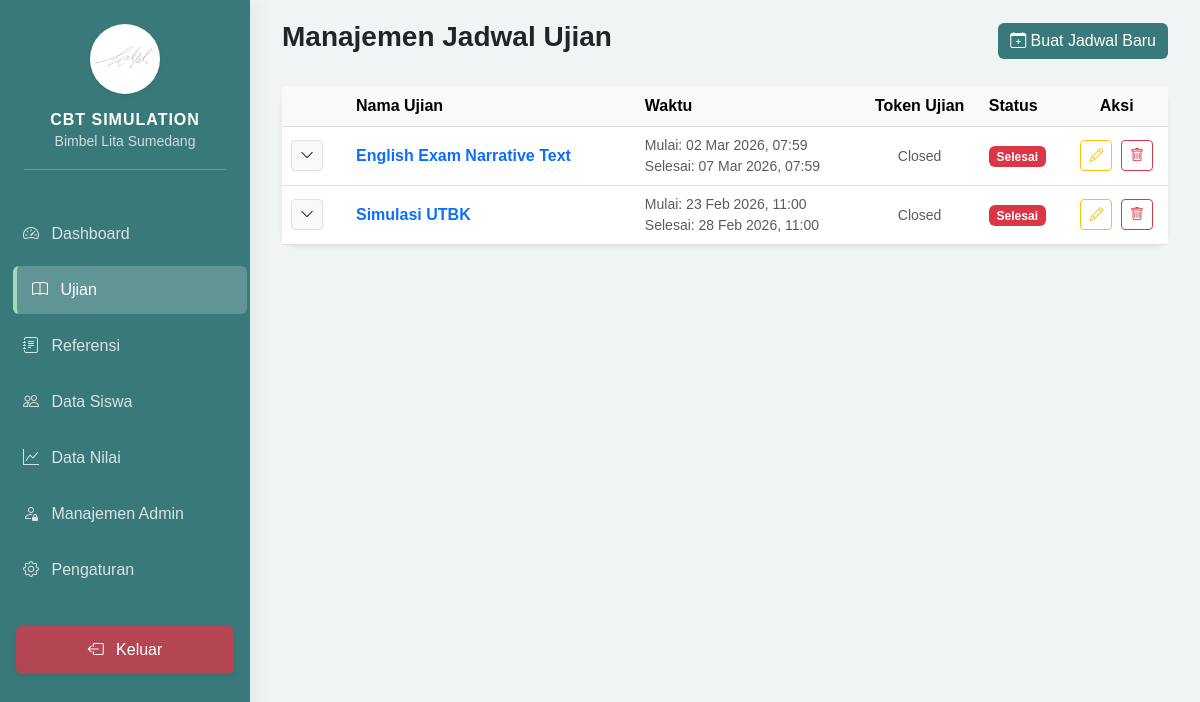
The page /admin/dashboard.php?page=exams (signed in) on the database as committed earlier.
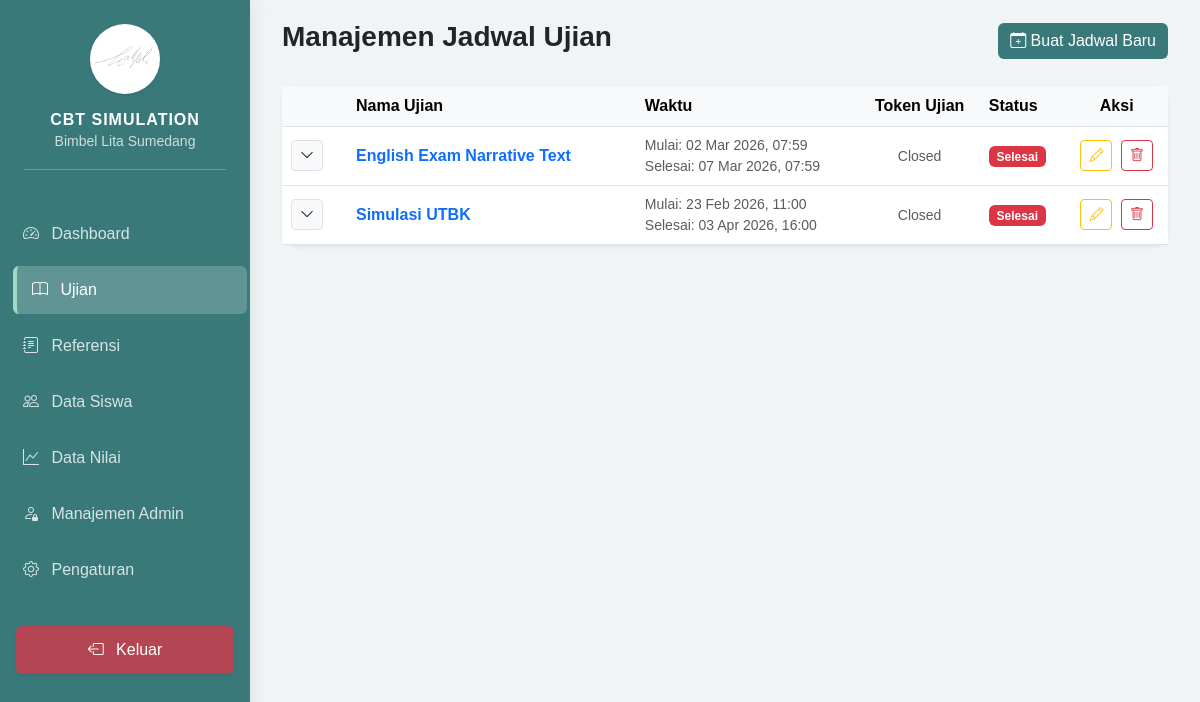
The same page on the database as committed later.
### tables this page shows
CREATE TABLE `exams` (
  `id` int NOT NULL,
  `exam_name` varchar(255) NOT NULL,
  `start_date` datetime NOT NULL,
  `end_date` datetime NOT NULL,
  `is_active` tinyint(1) DEFAULT '1',
  `created_at` timestamp NULL DEFAULT CURRENT_TIMESTAMP
);

### admin/modules/exams/index.php (the view, shortened to what this page needs)
<?php
require_once '../config/database.php';
$stmt = $pdo->query("SELECT * FROM exams ORDER BY start_date DESC");
$exams = $stmt->fetchAll();
?>
<div class="d-flex justify-content-between align-items-center mb-4">
    <h3 class="fw-bold">Manajemen Jadwal Ujian</h3>
    <button class="btn btn-primary" data-bs-toggle="modal" data-bs-target="#addExamModal">
        <i class="bi bi-calendar-plus"></i> Buat Jadwal Baru
    </button>
</div>
<div class="card border-0 shadow-sm">
    <div class="card-body p-0">
        <div class="table-responsive">
            <table class="table table-hover mb-0 align-middle">
                <thead class="table-light">
                    <tr>
                        <th width="50px"></th>
                        <th class="px-4">Nama Ujian</th>
                        <th>Waktu</th>
                        <th class="text-center">Token Ujian</th> <th>Status</th>
                        <th class="text-center">Aksi</th>
                    </tr>
                </thead>
                <tbody>
                    <?php foreach ($exams as $e): ?>
                    <?php
                        $now = date('Y-m-d H:i:s');
                        $is_started = ($now >= $e['start_date'] && $now <= $e['end_date']);
                        $is_finished = ($now > $e['end_date']);
                    ?>
                    <tr>
                        <td class="text-center">
                            <button class="btn btn-sm btn-light border" type="button" data-bs-toggle="collapse" data-bs-target="#subject-<?= $e['id'] ?>">
                                <i class="bi bi-chevron-down"></i>
                            </button>
                        </td>
                        <td class="px-4 fw-bold text-primary"><?= htmlspecialchars($e['exam_name']) ?></td>
                        <td>
                            <small class="d-block text-muted">Mulai: <?= date('d M Y, H:i', strtotime($e['start_date'])) ?></small>
                            <small class="d-block text-muted">Selesai: <?= date('d M Y, H:i', strtotime($e['end_date'])) ?></small>
                        </td>
                        <td class="text-center">
                            <?php if ($is_started): ?>
                                <div id="token-box-<?= $e['id'] ?>">
                                    <button class="btn btn-sm btn-outline-primary" onclick="initToken(<?= $e['id'] ?>)">
                                        <i class="bi bi-key"></i> Release Token
                                    </button>
                                </div>
                            <?php elseif ($is_finished): ?>
                                <span class="text-muted small">Closed</span>
                            <?php else: ?>
                                <span class="text-muted small">Belum Mulai</span>
                            <?php endif; ?>
                        </td>
                        <td>
                            <?php
                            if ($now < $e['start_date']) echo '<span class="badge bg-warning">Belum Mulai</span>';
                            elseif ($now > $e['end_date']) echo '<span class="badge bg-danger">Selesai</span>';
                            else echo '<span class="badge bg-success">Berlangsung</span>';
                            ?>
                        </td>
                        <td class="text-center">
                            <button class="btn btn-sm btn-outline-warning me-1" data-bs-toggle="modal" data-bs-target="#editExamModal<?= $e['id'] ?>">
                                <i class="bi bi-pencil"></i>
                            </button>
                            <a href="modules/exams/process.php?action=delete&id=<?= $e['id'] ?>"
                               class="btn btn-sm btn-outline-danger"
                               onclick="return confirm('Menghapus Exam akan menghapus semua Subject di dalamnya. Lanjutkan?')">
                                <i class="bi bi-trash"></i>
                            </a>
                        </td>
                    </tr>
                    <?php endforeach; ?>
                </tbody>
            </table>
        </div>
    </div>
</div>

### includes/header.php (shortened to what this page needs)
<?php
try {
    $stmt = $pdo->query("SELECT setting_key, setting_value FROM settings");
    $app_settings = [];
    while ($row = $stmt->fetch()) {
        $app_settings[$row['setting_key']] = $row['setting_value'];
    }
} catch (PDOException $e) {
    $app_settings = [];
}
$site_app_name = $app_settings['app_name'] ?? 'CBT Simulation';
$site_bimbel_name = $app_settings['bimbel_name'] ?? 'Bimbel Lita Sumedang';
$site_bimbel_logo = $app_settings['bimbel_logo'] ?? 'logo-bimbel.png';
?>
<!DOCTYPE html>
<html lang="id">
<head>
    <link href="https://cdn.jsdelivr.net/npm/bootstrap@5.3.0/dist/css/bootstrap.min.css" rel="stylesheet">
    <link rel="stylesheet" href="https://cdn.jsdelivr.net/npm/bootstrap-icons@1.11.0/font/bootstrap-icons.css">
</head>
<body>
<div class="sidebar" id="sidebar">
    <div class="p-4 text-center">
        <?php
        $site_logo_path = '../assets/img/' . $site_bimbel_logo;
        $site_logo_version = (file_exists($site_logo_path) && is_file($site_logo_path)) ? '?v=' . filemtime($site_logo_path) : '';
        ?>
        <img src="../assets/img/<?= htmlspecialchars($site_bimbel_logo) . $site_logo_version ?>" alt="Logo" class="rounded-circle bg-white p-1 mb-3 shadow-sm" style="width: 70px; height: 70px; object-fit: contain;">
        <h6 class="fw-bold mb-0" style="letter-spacing: 1px;"><?= strtoupper($site_app_name) ?></h6>
        <small class="opacity-75"><?= $site_bimbel_name ?></small>
        <hr class="bg-white opacity-25 mt-3">
    </div>
    <ul class="nav flex-column px-2">
        <li class="nav-item">
            <a href="dashboard.php" class="nav-link mb-2 rounded <?= !isset($_GET['page']) ? 'active' : '' ?>">
                <i class="bi bi-speedometer2 me-2"></i> Dashboard
            </a>
        </li>
        <li class="nav-item">
            <a href="dashboard.php?page=exams" class="nav-link mb-2 rounded <?= ($_GET['page'] ?? '') == 'exams' ? 'active' : '' ?>">
                <i class="bi bi-book me-2"></i> Ujian
            </a>
        </li>
        <li class="nav-item">
            <a href="dashboard.php?page=references" class="nav-link mb-2 rounded <?= ($_GET['page'] ?? '') == 'references' ? 'active' : '' ?>">
                <i class="bi bi-journal-text me-2"></i> Referensi
            </a>
        </li>
        <li class="nav-item">
            <a href="dashboard.php?page=students" class="nav-link mb-2 rounded <?= ($_GET['page'] ?? '') == 'students' ? 'active' : '' ?>">
                <i class="bi bi-people me-2"></i> Data Siswa
            </a>
        </li>
        <li class="nav-item">
            <a href="dashboard.php?page=scores" class="nav-link mb-2 rounded <?= ($_GET['page'] ?? '') == 'scores' ? 'active' : '' ?>">
                <i class="bi bi-graph-up me-2"></i> Data Nilai
            </a>
        </li>
        <li class="nav-item">
            <a href="dashboard.php?page=admins" class="nav-link mb-2 rounded <?= ($_GET['page'] ?? '') == 'admins' ? 'active' : '' ?>">
                <i class="bi bi-person-lock me-2"></i> Manajemen Admin
            </a>
        </li>
        <li class="nav-item">
            <a href="dashboard.php?page=settings" class="nav-link mb-2 rounded <?= ($_GET['page'] ?? '') == 'settings' ? 'active' : '' ?>">
                <i class="bi bi-gear me-2"></i> Pengaturan
            </a>
        </li>
        <li class="nav-item mt-4">
            <a href="../logout.php" class="nav-link mb-2 rounded text-white bg-danger bg-opacity-75 mx-2 text-center shadow-sm">
                <i class="bi bi-box-arrow-left me-2"></i> Keluar
            </a>
        </li>
    </ul>
</div>
<div class="main-content">

### admin/dashboard.php (shortened to what this page needs)
<?php
require_once '../config/database.php';
include '../includes/header.php';
$page = $_GET['page'] ?? 'main';
?>
<div class="container-fluid">
    <?php
    switch ($page) {
        case 'exams':
            include 'modules/exams/index.php';
            break;
            ?>
            <?php
    }
    ?>
</div>
<?php include '../includes/footer.php'; ?>

### includes/footer.php (shortened to what this page needs)
</div> <script src="https://code.jquery.com/jquery-3.7.0.min.js"></script>
    <link href="https://cdn.jsdelivr.net/npm/quill@2.0.3/dist/quill.snow.css" rel="stylesheet">
</body>
</html>

### includes/header.php (style rules this page uses)
:root { --sidebar-width: 250px; --primary-teal: #3a797a; --mint-green: #a2d9c1; --mint-light: #f0fdf4; }
body { background-color: #f0f4f4; font-family: 'Poppins', sans-serif; }
.sidebar { width: var(--sidebar-width); height: 100vh; position: fixed; background: var(--primary-teal); color: white; transition: 0.3s; z-index: 1000; box-shadow: 4px 0 15px rgba(58, 121, 122, 0.1); }
.main-content { margin-left: var(--sidebar-width); transition: 0.3s; padding: 20px; }
.nav-link { color: rgba(255,255,255,0.8); font-weight: 500; padding: 12px 15px; margin-bottom: 5px; transition: all 0.2s; }
.nav-link:hover, .nav-link.active { color: white; background: rgba(255,255,255,0.15); transform: translateX(5px); }
.nav-link.active { border-left: 4px solid var(--mint-green); background: rgba(255,255,255,0.2); }
.card { border-radius: 15px; border: none; box-shadow: 0 5px 15px rgba(0,0,0,0.05); }
.btn-primary { background-color: var(--primary-teal); border: none; }

Rows that differ between the two databases and show on the page:
changed exams "Simulasi UTBK": end_date "28 Feb 2026, 11:00" → "03 Apr 2026, 16:00"
